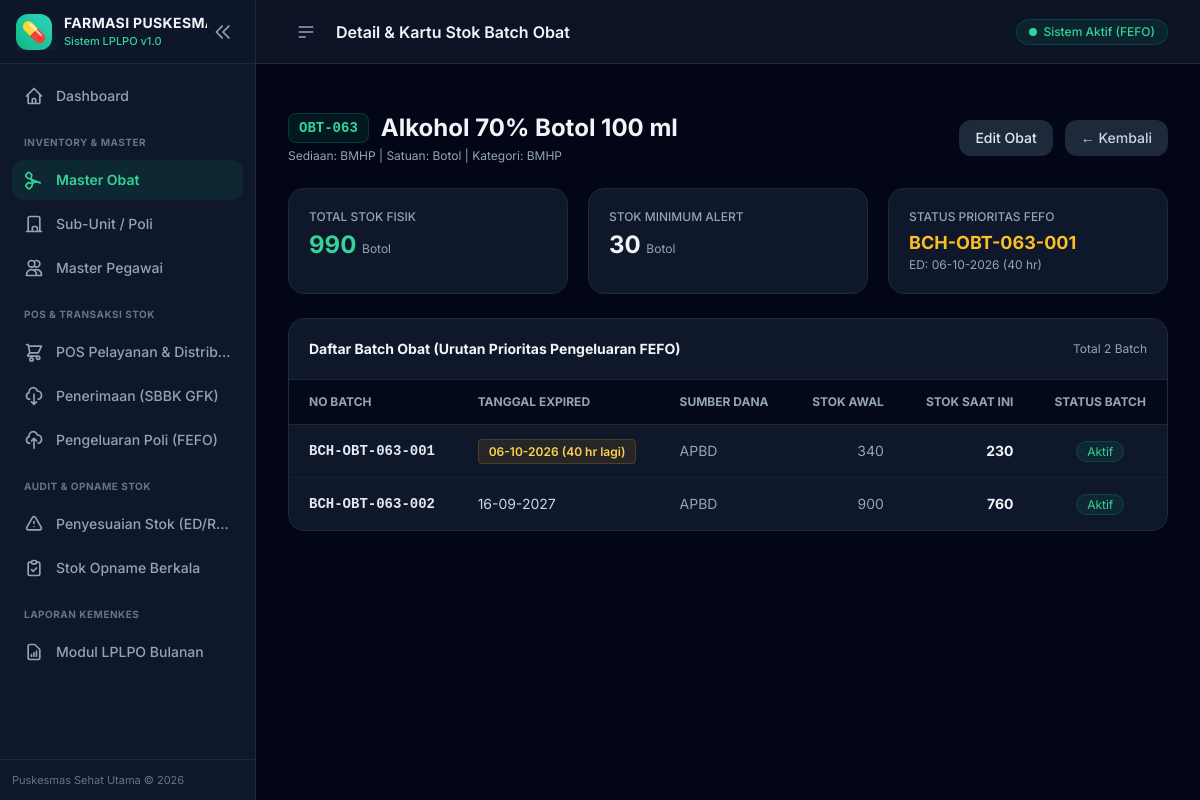
Before: /obat/63 with the older database file.
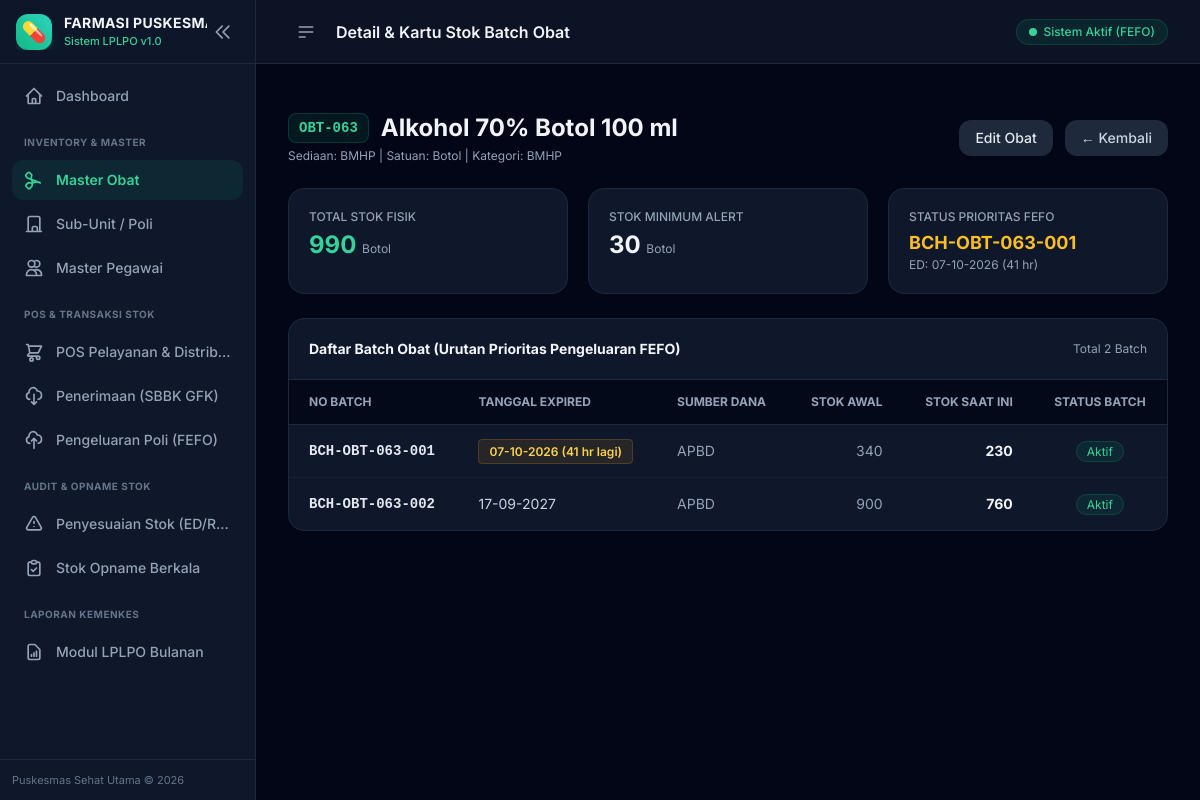
After: the same page with the newer database file.
### app/models.py (models this page shows, shortened)
class BaseModel(db.Model):
    __abstract__ = True

class BatchObat(BaseModel):
    __tablename__ = 'batch_obat'
    id = db.Column(db.Integer, primary_key=True)
    obat_id = db.Column(db.Integer, db.ForeignKey('obat.id'), nullable=False)
    no_batch = db.Column(db.String(50), nullable=False)
    expired_date = db.Column(db.Date, nullable=False)
    stok_awal = db.Column(db.Integer, default=0)
    stok_sekarang = db.Column(db.Integer, default=0)
    sumber_dana = db.Column(db.String(50), default='APBD')
    harga_batch = db.Column(db.Float, default=0.0)
    created_at = db.Column(db.DateTime, default=datetime.utcnow)
    @property
    def days_until_expired(self):
        if not self.expired_date:
            return 9999
        return (self.expired_date - date.today()).days

### app/routes/obat.py (the view)
@obat_bp.route('/<int:id>')
def detail_obat(id):
    obat = Obat.query.get_or_404(id)
    batches = BatchObat.query.filter_by(obat_id=id).order_by(BatchObat.expired_date.asc()).all()
    return render_template('obat/detail.html', obat=obat, batches=batches)

### app/models.py (called while the page is built)
    @property
    def total_stok(self):
        return sum(batch.stok_sekarang for batch in self.batches if batch.stok_sekarang > 0)

    @property
    def batch_terdekat_ed(self):
        active_batches = [b for b in self.batches if b.stok_sekarang > 0]
        if not active_batches:
            return None
        return min(active_batches, key=lambda b: b.expired_date)

### app/templates/obat/detail.html (shortened to what the changed rows need)
{% extends 'base.html' %}
{% block header_title %}Detail & Kartu Stok Batch Obat{% endblock %}
{% block content %}
<div class="space-y-6">
    <div class="grid grid-cols-1 sm:grid-cols-3 gap-5">
        <div class="p-5 rounded-2xl bg-slate-900 border border-slate-800">
            <p class="text-xs text-slate-400 uppercase font-medium">Total Stok Fisik</p>
            <h4 class="text-2xl font-bold text-emerald-400 mt-1">{{ obat.total_stok|number }} <span class="text-xs font-normal text-slate-400">{{ obat.satuan }}</span></h4>
        </div>
        <div class="p-5 rounded-2xl bg-slate-900 border border-slate-800">
            <p class="text-xs text-slate-400 uppercase font-medium">Status Prioritas FEFO</p>
            {% set ed_batch = obat.batch_terdekat_ed %}
            {% if ed_batch %}
                <h4 class="text-lg font-bold text-amber-400 mt-1">{{ ed_batch.no_batch }}</h4>
                <p class="text-xs text-slate-400">ED: {{ ed_batch.expired_date.strftime('%d-%m-%Y') }} ({{ ed_batch.days_until_expired }} hr)</p>
            {% else %}
                <h4 class="text-lg font-bold text-slate-500 mt-1">Kosong</h4>
            {% endif %}
        </div>
    </div>
    <div class="bg-slate-900 rounded-2xl border border-slate-800 overflow-hidden">
        <div class="overflow-x-auto">
            <table class="w-full text-sm text-left">
                <thead class="text-xs uppercase bg-slate-950/80 text-slate-400 border-b border-slate-800">
                    <tr>
                        <th class="px-5 py-3.5">No Batch</th>
                        <th class="px-5 py-3.5">Tanggal Expired</th>
                        <th class="px-5 py-3.5">Sumber Dana</th>
                        <th class="px-5 py-3.5 text-right">Stok Awal</th>
                        <th class="px-5 py-3.5 text-right">Stok Saat Ini</th>
                        <th class="px-5 py-3.5 text-center">Status Batch</th>
                    </tr>
                </thead>
                <tbody class="divide-y divide-slate-800/60">
                    {% if batches %}
                        {% for b in batches %}
                        <tr class="hover:bg-slate-800/40 transition-colors">
                            <td class="px-5 py-4 font-mono font-semibold text-slate-200">{{ b.no_batch }}</td>
                            <td class="px-5 py-4">
                                {% if b.days_until_expired <= 0 %}
                                    <span class="px-2.5 py-1 rounded text-xs bg-rose-950 text-rose-300 font-bold border border-rose-800">
                                        {{ b.expired_date.strftime('%d-%m-%Y') }} (KADALUARSA)
                                    </span>
                                {% elif b.days_until_expired <= 90 %}
                                    <span class="px-2.5 py-1 rounded text-xs bg-amber-500/10 text-amber-300 font-semibold border border-amber-500/20">
                                        {{ b.expired_date.strftime('%d-%m-%Y') }} ({{ b.days_until_expired }} hr lagi)
                                    </span>
                                {% else %}
                                    <span class="text-slate-300">{{ b.expired_date.strftime('%d-%m-%Y') }}</span>
                                {% endif %}
                            </td>
                            <td class="px-5 py-4 text-slate-400">{{ b.sumber_dana }}</td>
                            <td class="px-5 py-4 text-right text-slate-400">{{ b.stok_awal|number }}</td>
                            <td class="px-5 py-4 text-right font-bold text-slate-100">{{ b.stok_sekarang|number }}</td>
                            <td class="px-5 py-4 text-center">
                                {% if b.stok_sekarang == 0 %}
                                    <span class="px-2.5 py-0.5 rounded-full text-xs bg-slate-800 text-slate-500">Habis</span>
                                {% else %}
                                    <span class="px-2.5 py-0.5 rounded-full text-xs bg-emerald-500/10 text-emerald-400 border border-emerald-500/20">Aktif</span>
                                {% endif %}
                            </td>
                        </tr>
                        {% endfor %}
                    {% else %}
                        <tr>
                            <td colspan="6" class="text-center py-8 text-slate-500 text-sm">Belum ada batch tercatat untuk obat ini.</td>
                        </tr>
                    {% endif %}
                </tbody>
            </table>
        </div>
    </div>
</div>
{% endblock %}

Changed rows visible on the page:
changed BatchObat "BCH-OBT-063-001": expired_date "06-10-2026" → "07-10-2026"; days_until_expired "40" → "41"
changed BatchObat "BCH-OBT-063-002": expired_date "16-09-2027" → "17-09-2027"
